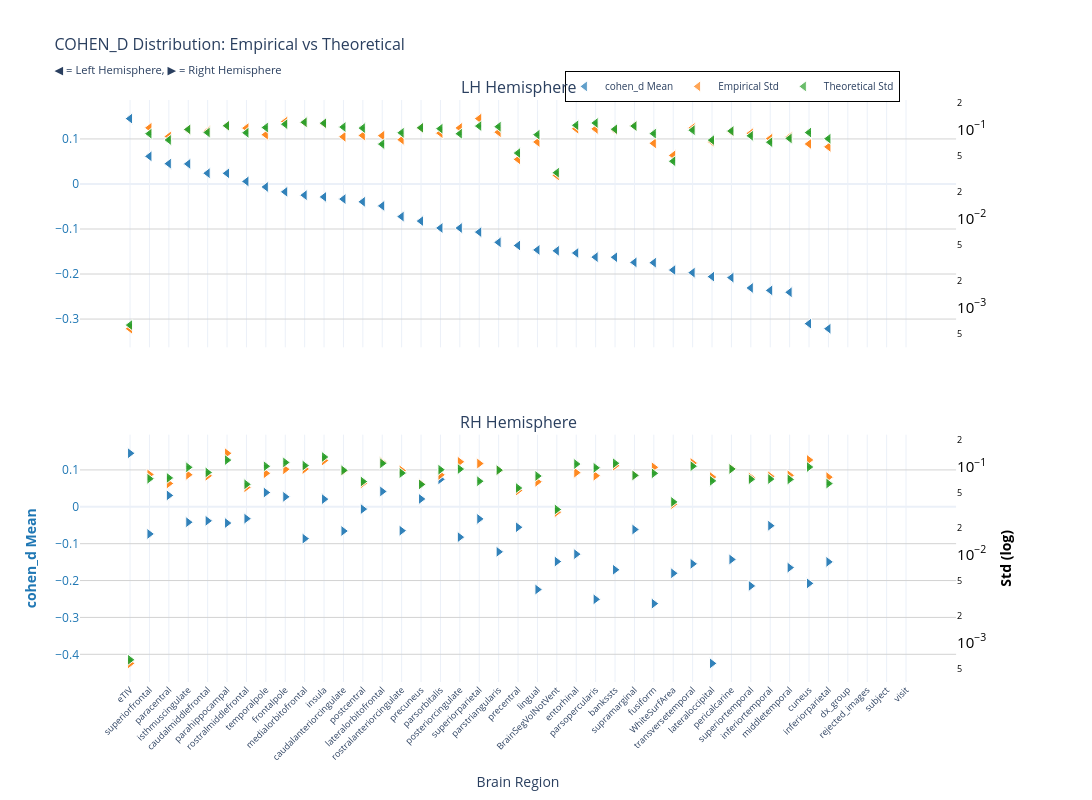
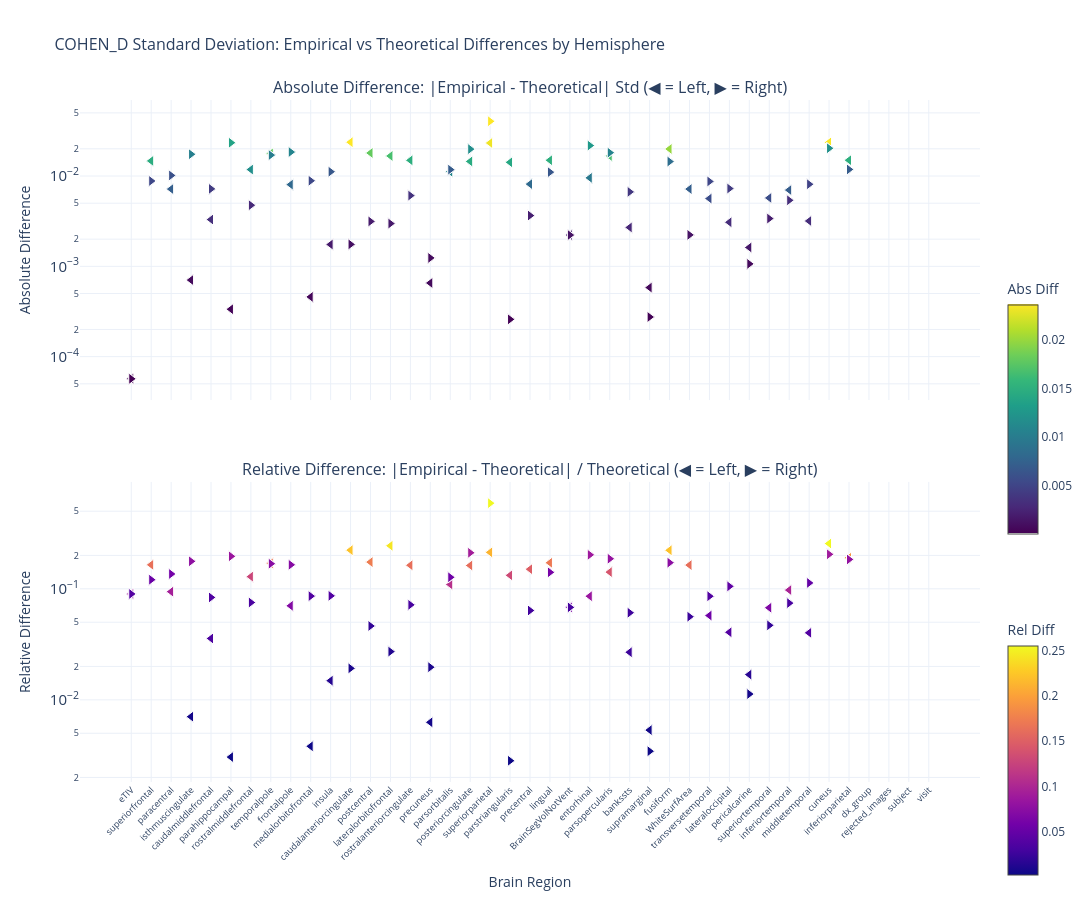

Source (notebook cell) for these figures, in order:
### Markdown cell above
### Cohen's d

### Code cell
nu_nav = df_npvr[(df_npvr["study"] == "longitudinal") & (df_npvr["group"] == "HC-PD")]
data_path = stats_dir / f"cohen_d_longitudinal_{METRIC}.parquet"
df, stats = get_test_stats(
    data_path, stat_functions_F, nu_nav, hemisphere=True, study="longitudinal"
)
show_figure(
    stats, hemisphere=True, stat_name="cohen_d", study="longitudinal", metric=METRIC
)

### Figure 1 — Plotly figure (JSON) as saved in the notebook; plotly's stock layout.template omitted (floating-point values rounded to 4 significant figures)
{"data": [{"hovertemplate": "<b>%{x}</b><br>Mean cohen_d: %{y:.2f}<br><extra></extra>", "legendgroup": "mean", "marker": {"color": "#1f77b4", "line": {"color": "white", "width": 1}, "opacity": 0.7, "size": 10, "symbol": "triangle-left"}, "mode": "markers", "name": "cohen_d Mean", "showlegend": true, "type": "scatter", "x": ["eTIV", "eTIV", "superiorfrontal", "superiorfrontal", "paracentral", "paracentral", "isthmuscingulate", "isthmuscingulate", "caudalmiddlefrontal", "caudalmiddlefrontal", "parahippocampal", "parahippocampal", "rostralmiddlefrontal", "rostralmiddlefrontal", "temporalpole", "temporalpole", "frontalpole", "frontalpole", "medialorbitofrontal", "medialorbitofrontal", "insula", "insula", "caudalanteriorcingulate", "caudalanteriorcingulate", "postcentral", "postcentral", "lateralorbitofrontal", "lateralorbitofrontal", "rostralanteriorcingulate", "rostralanteriorcingulate", "precuneus", "precuneus", "parsorbitalis", "parsorbitalis", "posteriorcingulate", "posteriorcingulate", "superiorparietal", "superiorparietal", "parstriangularis", "parstriangularis", "precentral", "precentral", "lingual", "lingual", "BrainSegVolNotVent", "BrainSegVolNotVent", "entorhinal", "entorhinal", "parsopercularis", "parsopercularis", "bankssts", "bankssts", "supramarginal", "supramarginal", "fusiform", "fusiform", "WhiteSurfArea", "WhiteSurfArea", "transversetemporal", "transversetemporal", "lateraloccipital", "lateraloccipital", "pericalcarine", "pericalcarine", "superiortemporal", "superiortemporal", "inferiortemporal", "inferiortemporal", "middletemporal", "middletemporal", "cuneus", "cuneus", "inferiorparietal", "inferiorparietal", "dx_group", "rejected_images", "subject", "visit"], "xaxis": "x", "y": [0.1452, 0.1452, 0.06137, 0.06137, 0.04514, 0.04514, 0.04462, 0.04462, 0.02393, 0.02393, 0.02367, 0.02367, 0.005677, 0.005677, -0.006589, -0.006589, -0.01745, -0.01745, -0.02482, -0.02482, -0.02873, -0.02873, -0.03349, -0.03349, -0.03959, -0.03959, -0.04867, -0.04867, -0.07246, -0.07246, -0.08241, -0.08241, -0.09775, -0.09775, -0.09783, -0.09783, -0.1069, -0.1069, -0.1296, -0.1296, -0.1366, -0.1366, -0.1465, -0.1465, -0.1484, -0.1484, -0.1532, -0.1532, -0.1624, -0.1624, -0.1627, -0.1627, -0.1742, -0.1742, -0.1748, -0.1748, -0.1911, -0.1911, -0.1969, -0.1969, -0.2058, -0.2058, -0.208, -0.208, -0.2309, -0.2309, -0.2363, -0.2363, -0.2405, -0.2405, -0.3102, -0.3102, -0.3215, -0.3215, NaN, NaN, NaN, NaN], "yaxis": "y"}, {"hovertemplate": "<b>%{x}</b><br>Empirical Std: %{y:.3f}<br><extra></extra>", "legendgroup": "empirical", "marker": {"color": "#ff7f0e", "line": {"color": "white", "width": 1}, "opacity": 0.7, "size": 10, "symbol": "triangle-left"}, "mode": "markers", "name": "Empirical Std", "showlegend": true, "type": "scatter", "x": ["eTIV", "eTIV", "superiorfrontal", "superiorfrontal", "paracentral", "paracentral", "isthmuscingulate", "isthmuscingulate", "caudalmiddlefrontal", "caudalmiddlefrontal", "parahippocampal", "parahippocampal", "rostralmiddlefrontal", "rostralmiddlefrontal", "temporalpole", "temporalpole", "frontalpole", "frontalpole", "medialorbitofrontal", "medialorbitofrontal", "insula", "insula", "caudalanteriorcingulate", "caudalanteriorcingulate", "postcentral", "postcentral", "lateralorbitofrontal", "lateralorbitofrontal", "rostralanteriorcingulate", "rostralanteriorcingulate", "precuneus", "precuneus", "parsorbitalis", "parsorbitalis", "posteriorcingulate", "posteriorcingulate", "superiorparietal", "superiorparietal", "parstriangularis", "parstriangularis", "precentral", "precentral", "lingual", "lingual", "BrainSegVolNotVent", "BrainSegVolNotVent", "entorhinal", "entorhinal", "parsopercularis", "parsopercularis", "bankssts", "bankssts", "supramarginal", "supramarginal", "fusiform", "fusiform", "WhiteSurfArea", "WhiteSurfArea", "transversetemporal", "transversetemporal", "lateraloccipital", "lateraloccipital", "pericalcarine", "pericalcarine", "superiortemporal", "superiortemporal", "inferiortemporal", "inferiortemporal", "middletemporal", "middletemporal", "cuneus", "cuneus", "inferiorparietal", "inferiorparietal", "dx_group", "rejected_images", "subject", "visit"], "xaxis": "x", "y": [0.0005753, 0.0005753, 0.1041, 0.1041, 0.08318, 0.08318, 0.09916, 0.09916, 0.09554, 0.09554, 0.1101, 0.1101, 0.1033, 0.1033, 0.08713, 0.08713, 0.1223, 0.1223, 0.1196, 0.1196, 0.1155, 0.1155, 0.08251, 0.08251, 0.08536, 0.08536, 0.08493, 0.08493, 0.07657, 0.07657, 0.1035, 0.1035, 0.09071, 0.09071, 0.1039, 0.1039, 0.1321, 0.1321, 0.093, 0.093, 0.04602, 0.04602, 0.07216, 0.07216, 0.03039, 0.03039, 0.1016, 0.1016, 0.1012, 0.1012, 0.09769, 0.09769, 0.1095, 0.1095, 0.06967, 0.06967, 0.05101, 0.05101, 0.1036, 0.1036, 0.07264, 0.07264, 0.09421, 0.09421, 0.09036, 0.09036, 0.07871, 0.07871, 0.08229, 0.08229, 0.06856, 0.06856, 0.06358, 0.06358, NaN, NaN, NaN, NaN], "yaxis": "y2"}, {"error_y": {"array": [1.256e-05, 1.256e-05, 0.001776, 0.001776, 0.00151, 0.00151, 0.001984, 0.001984, 0.001833, 0.001833, 0.002181, 0.002181, 0.001819, 0.001819, 0.002085, 0.002085, 0.00227, 0.00227, 0.002386, 0.002386, 0.002329, 0.002329, 0.00211, 0.00211, 0.002054, 0.002054, 0.001356, 0.001356, 0.001818, 0.001818, 0.00207, 0.00207, 0.002024, 0.002024, 0.001775, 0.001775, 0.002163, 0.002163, 0.00213, 0.00213, 0.001076, 0.001076, 0.001731, 0.001731, 0.000648, 0.000648, 0.002209, 0.002209, 0.002343, 0.002343, 0.001995, 0.001995, 0.002164, 0.002164, 0.00178, 0.00178, 0.0008711, 0.0008711, 0.001947, 0.001947, 0.001504, 0.001504, 0.001904, 0.001904, 0.001682, 0.001682, 0.001425, 0.001425, 0.001572, 0.001572, 0.00183, 0.00183, 0.001561, 0.001561, NaN, NaN, NaN, NaN], "arrayminus": [1.231e-05, 1.231e-05, 0.001741, 0.001741, 0.00148, 0.00148, 0.001945, 0.001945, 0.001796, 0.001796, 0.002138, 0.002138, 0.001783, 0.001783, 0.002043, 0.002043, 0.002225, 0.002225, 0.002339, 0.002339, 0.002283, 0.002283, 0.002068, 0.002068, 0.002013, 0.002013, 0.00133, 0.00133, 0.001782, 0.001782, 0.002029, 0.002029, 0.001984, 0.001984, 0.00174, 0.00174, 0.002121, 0.002121, 0.002087, 0.002087, 0.001055, 0.001055, 0.001696, 0.001696, 0.0006352, 0.0006352, 0.002165, 0.002165, 0.002296, 0.002296, 0.001955, 0.001955, 0.002122, 0.002122, 0.001745, 0.001745, 0.0008538, 0.0008538, 0.001908, 0.001908, 0.001475, 0.001475, 0.001866, 0.001866, 0.001648, 0.001648, 0.001397, 0.001397, 0.001541, 0.001541, 0.001794, 0.001794, 0.00153, 0.00153, NaN, NaN, NaN, NaN], "color": "#2ca02c", "thickness": 1, "type": "data", "visible": true, "width": 2}, "hovertemplate": "<b>%{x}</b><br>Theoretical Std: %{y:.3f}<br><extra></extra>", "legendgroup": "theoretical", "marker": {"color": "#2ca02c", "line": {"color": "white", "width": 1}, "opacity": 0.7, "size": 10, "symbol": "triangle-left"}, "mode": "markers", "name": "Theoretical Std", "showlegend": true, "type": "scatter", "x": ["eTIV", "eTIV", "superiorfrontal", "superiorfrontal", "paracentral", "paracentral", "isthmuscingulate", "isthmuscingulate", "caudalmiddlefrontal", "caudalmiddlefrontal", "parahippocampal", "parahippocampal", "rostralmiddlefrontal", "rostralmiddlefrontal", "temporalpole", "temporalpole", "frontalpole", "frontalpole", "medialorbitofrontal", "medialorbitofrontal", "insula", "insula", "caudalanteriorcingulate", "caudalanteriorcingulate", "postcentral", "postcentral", "lateralorbitofrontal", "lateralorbitofrontal", "rostralanteriorcingulate", "rostralanteriorcingulate", "precuneus", "precuneus", "parsorbitalis", "parsorbitalis", "posteriorcingulate", "posteriorcingulate", "superiorparietal", "superiorparietal", "parstriangularis", "parstriangularis", "precentral", "precentral", "lingual", "lingual", "BrainSegVolNotVent", "BrainSegVolNotVent", "entorhinal", "entorhinal", "parsopercularis", "parsopercularis", "bankssts", "bankssts", "supramarginal", "supramarginal", "fusiform", "fusiform", "WhiteSurfArea", "WhiteSurfArea", "transversetemporal", "transversetemporal", "lateraloccipital", "lateraloccipital", "pericalcarine", "pericalcarine", "superiortemporal", "superiortemporal", "inferiortemporal", "inferiortemporal", "middletemporal", "middletemporal", "cuneus", "cuneus", "inferiorparietal", "inferiorparietal", "dx_group", "rejected_images", "subject", "visit"], "xaxis": "x", "y": [0.0006321, 0.0006321, 0.08939, 0.08939, 0.07601, 0.07601, 0.09986, 0.09986, 0.09224, 0.09224, 0.1098, 0.1098, 0.09154, 0.09154, 0.1049, 0.1049, 0.1142, 0.1142, 0.1201, 0.1201, 0.1172, 0.1172, 0.1062, 0.1062, 0.1034, 0.1034, 0.06827, 0.06827, 0.09148, 0.09148, 0.1042, 0.1042, 0.1019, 0.1019, 0.08936, 0.08936, 0.1089, 0.1089, 0.1072, 0.1072, 0.05416, 0.05416, 0.0871, 0.0871, 0.03261, 0.03261, 0.1112, 0.1112, 0.1179, 0.1179, 0.1004, 0.1004, 0.1089, 0.1089, 0.0896, 0.0896, 0.04384, 0.04384, 0.09797, 0.09797, 0.07572, 0.07572, 0.09583, 0.09583, 0.08464, 0.08464, 0.07172, 0.07172, 0.07911, 0.07911, 0.09211, 0.09211, 0.07854, 0.07854, NaN, NaN, NaN, NaN], "yaxis": "y2"}, {"hovertemplate": "<b>%{x}</b><br>Mean cohen_d: %{y:.2f}<br><extra></extra>", "legendgroup": "mean", "marker": {"color": "#1f77b4", "line": {"color": "white", "width": 1}, "opacity": 0.7, "size": 10, "symbol": "triangle-right"}, "mode": "markers", "name": "cohen_d Mean", "showlegend": false, "type": "scatter", "x": ["eTIV", "eTIV", "parsorbitalis", "parsorbitalis", "lateralorbitofrontal", "lateralorbitofrontal", "temporalpole", "temporalpole", "paracentral", "paracentral", "frontalpole", "frontalpole", "precuneus", "precuneus", "insula", "insula", "postcentral", "postcentral", "rostralmiddlefrontal", "rostralmiddlefrontal", "superiorparietal", "superiorparietal", "caudalmiddlefrontal", "caudalmiddlefrontal", "isthmuscingulate", "isthmuscingulate", "parahippocampal", "parahippocampal", "inferiortemporal", "inferiortemporal", "precentral", "precentral", "supramarginal", "supramarginal", "rostralanteriorcingulate", "rostralanteriorcingulate", "caudalanteriorcingulate", "caudalanteriorcingulate", "superiorfrontal", "superiorfrontal", "posteriorcingulate", "posteriorcingulate", "medialorbitofrontal", "medialorbitofrontal", "parstriangularis", "parstriangularis", "entorhinal", "entorhinal", "pericalcarine", "pericalcarine", "BrainSegVolNotVent", "BrainSegVolNotVent", "inferiorparietal", "inferiorparietal", "transversetemporal", "transversetemporal", "middletemporal", "middletemporal", "bankssts", "bankssts", "WhiteSurfArea", "WhiteSurfArea", "cuneus", "cuneus", "superiortemporal", "superiortemporal", "lingual", "lingual", "parsopercularis", "parsopercularis", "fusiform", "fusiform", "lateraloccipital", "lateraloccipital", "dx_group", "rejected_images", "subject", "visit"], "xaxis": "x2", "y": [0.1452, 0.1452, 0.07448, 0.07448, 0.04164, 0.04164, 0.0387, 0.0387, 0.0309, 0.0309, 0.02706, 0.02706, 0.02128, 0.02128, 0.02078, 0.02078, -0.006245, -0.006245, -0.0321, -0.0321, -0.03281, -0.03281, -0.03803, -0.03803, -0.04176, -0.04176, -0.04407, -0.04407, -0.05124, -0.05124, -0.05547, -0.05547, -0.06159, -0.06159, -0.06471, -0.06471, -0.06564, -0.06564, -0.07361, -0.07361, -0.08225, -0.08225, -0.08635, -0.08635, -0.1221, -0.1221, -0.1284, -0.1284, -0.1428, -0.1428, -0.1484, -0.1484, -0.1494, -0.1494, -0.1547, -0.1547, -0.1649, -0.1649, -0.1707, -0.1707, -0.1803, -0.1803, -0.2077, -0.2077, -0.2146, -0.2146, -0.2243, -0.2243, -0.2509, -0.2509, -0.2625, -0.2625, -0.4246, -0.4246, NaN, NaN, NaN, NaN], "yaxis": "y3"}, {"hovertemplate": "<b>%{x}</b><br>Empirical Std: %{y:.3f}<br><extra></extra>", "legendgroup": "empirical", "marker": {"color": "#ff7f0e", "line": {"color": "white", "width": 1}, "opacity": 0.7, "size": 10, "symbol": "triangle-right"}, "mode": "markers", "name": "Empirical Std", "showlegend": false, "type": "scatter", "x": ["eTIV", "eTIV", "parsorbitalis", "parsorbitalis", "lateralorbitofrontal", "lateralorbitofrontal", "temporalpole", "temporalpole", "paracentral", "paracentral", "frontalpole", "frontalpole", "precuneus", "precuneus", "insula", "insula", "postcentral", "postcentral", "rostralmiddlefrontal", "rostralmiddlefrontal", "superiorparietal", "superiorparietal", "caudalmiddlefrontal", "caudalmiddlefrontal", "isthmuscingulate", "isthmuscingulate", "parahippocampal", "parahippocampal", "inferiortemporal", "inferiortemporal", "precentral", "precentral", "supramarginal", "supramarginal", "rostralanteriorcingulate", "rostralanteriorcingulate", "caudalanteriorcingulate", "caudalanteriorcingulate", "superiorfrontal", "superiorfrontal", "posteriorcingulate", "posteriorcingulate", "medialorbitofrontal", "medialorbitofrontal", "parstriangularis", "parstriangularis", "entorhinal", "entorhinal", "pericalcarine", "pericalcarine", "BrainSegVolNotVent", "BrainSegVolNotVent", "inferiorparietal", "inferiorparietal", "transversetemporal", "transversetemporal", "middletemporal", "middletemporal", "bankssts", "bankssts", "WhiteSurfArea", "WhiteSurfArea", "cuneus", "cuneus", "superiortemporal", "superiortemporal", "lingual", "lingual", "parsopercularis", "parsopercularis", "fusiform", "fusiform", "lateraloccipital", "lateraloccipital", "dx_group", "rejected_images", "subject", "visit"], "xaxis": "x2", "y": [0.0005753, 0.0005753, 0.08079, 0.08079, 0.1123, 0.1123, 0.08421, 0.08421, 0.06447, 0.06447, 0.09352, 0.09352, 0.06415, 0.06415, 0.1179, 0.1179, 0.06474, 0.06474, 0.05834, 0.05834, 0.1088, 0.1088, 0.0789, 0.0789, 0.08106, 0.08106, 0.1424, 0.1424, 0.07779, 0.07779, 0.05356, 0.05356, 0.07996, 0.07996, 0.09073, 0.09073, 0.08928, 0.08928, 0.08175, 0.08175, 0.1139, 0.1139, 0.09423, 0.09423, 0.09121, 0.09121, 0.08567, 0.08567, 0.09536, 0.09536, 0.03039, 0.03039, 0.07613, 0.07613, 0.1102, 0.1102, 0.07988, 0.07988, 0.1028, 0.1028, 0.03751, 0.03751, 0.1195, 0.1195, 0.07544, 0.07544, 0.06736, 0.06736, 0.07906, 0.07906, 0.09852, 0.09852, 0.07632, 0.07632, NaN, NaN, NaN, NaN], "yaxis": "y4"}, {"error_y": {"array": [1.256e-05, 1.256e-05, 0.001839, 0.001839, 0.002173, 0.002173, 0.002012, 0.002012, 0.001483, 0.001483, 0.002224, 0.002224, 0.00125, 0.00125, 0.002564, 0.002564, 0.001349, 0.001349, 0.001253, 0.001253, 0.001359, 0.001359, 0.001711, 0.001711, 0.001957, 0.001957, 0.002365, 0.002365, 0.001439, 0.001439, 0.001137, 0.001137, 0.001583, 0.001583, 0.001682, 0.001682, 0.001809, 0.001809, 0.001449, 0.001449, 0.001869, 0.001869, 0.002048, 0.002048, 0.001817, 0.001817, 0.002134, 0.002134, 0.001874, 0.001874, 0.000648, 0.000648, 0.001278, 0.001278, 0.002017, 0.002017, 0.001426, 0.001426, 0.002176, 0.002176, 0.0007895, 0.0007895, 0.001972, 0.001972, 0.001432, 0.001432, 0.001558, 0.001558, 0.001931, 0.001931, 0.00167, 0.00167, 0.001372, 0.001372, NaN, NaN, NaN, NaN], "arrayminus": [1.231e-05, 1.231e-05, 0.001802, 0.001802, 0.00213, 0.00213, 0.001972, 0.001972, 0.001453, 0.001453, 0.00218, 0.00218, 0.001225, 0.001225, 0.002513, 0.002513, 0.001322, 0.001322, 0.001229, 0.001229, 0.001332, 0.001332, 0.001677, 0.001677, 0.001918, 0.001918, 0.002318, 0.002318, 0.00141, 0.00141, 0.001114, 0.001114, 0.001552, 0.001552, 0.001649, 0.001649, 0.001773, 0.001773, 0.001421, 0.001421, 0.001832, 0.001832, 0.002008, 0.002008, 0.001781, 0.001781, 0.002092, 0.002092, 0.001836, 0.001836, 0.0006352, 0.0006352, 0.001252, 0.001252, 0.001977, 0.001977, 0.001398, 0.001398, 0.002133, 0.002133, 0.0007739, 0.0007739, 0.001932, 0.001932, 0.001403, 0.001403, 0.001527, 0.001527, 0.001893, 0.001893, 0.001637, 0.001637, 0.001345, 0.001345, NaN, NaN, NaN, NaN], "color": "#2ca02c", "thickness": 1, "type": "data", "visible": true, "width": 2}, "hovertemplate": "<b>%{x}</b><br>Theoretical Std: %{y:.3f}<br><extra></extra>", "legendgroup": "theoretical", "marker": {"color": "#2ca02c", "line": {"color": "white", "width": 1}, "opacity": 0.7, "size": 10, "symbol": "triangle-right"}, "mode": "markers", "name": "Theoretical Std", "showlegend": false, "type": "scatter", "x": ["eTIV", "eTIV", "parsorbitalis", "parsorbitalis", "lateralorbitofrontal", "lateralorbitofrontal", "temporalpole", "temporalpole", "paracentral", "paracentral", "frontalpole", "frontalpole", "precuneus", "precuneus", "insula", "insula", "postcentral", "postcentral", "rostralmiddlefrontal", "rostralmiddlefrontal", "superiorparietal", "superiorparietal", "caudalmiddlefrontal", "caudalmiddlefrontal", "isthmuscingulate", "isthmuscingulate", "parahippocampal", "parahippocampal", "inferiortemporal", "inferiortemporal", "precentral", "precentral", "supramarginal", "supramarginal", "rostralanteriorcingulate", "rostralanteriorcingulate", "caudalanteriorcingulate", "caudalanteriorcingulate", "superiorfrontal", "superiorfrontal", "posteriorcingulate", "posteriorcingulate", "medialorbitofrontal", "medialorbitofrontal", "parstriangularis", "parstriangularis", "entorhinal", "entorhinal", "pericalcarine", "pericalcarine", "BrainSegVolNotVent", "BrainSegVolNotVent", "inferiorparietal", "inferiorparietal", "transversetemporal", "transversetemporal", "middletemporal", "middletemporal", "bankssts", "bankssts", "WhiteSurfArea", "WhiteSurfArea", "cuneus", "cuneus", "superiortemporal", "superiortemporal", "lingual", "lingual", "parsopercularis", "parsopercularis", "fusiform", "fusiform", "lateraloccipital", "lateraloccipital", "dx_group", "rejected_images", "subject", "visit"], "xaxis": "x2", "y": [0.0006321, 0.0006321, 0.09255, 0.09255, 0.1094, 0.1094, 0.1012, 0.1012, 0.07462, 0.07462, 0.1119, 0.1119, 0.06291, 0.06291, 0.129, 0.129, 0.06788, 0.06788, 0.06309, 0.06309, 0.06838, 0.06838, 0.0861, 0.0861, 0.09848, 0.09848, 0.119, 0.119, 0.0724, 0.0724, 0.05721, 0.05721, 0.07969, 0.07969, 0.08466, 0.08466, 0.09103, 0.09103, 0.07294, 0.07294, 0.09405, 0.09405, 0.1031, 0.1031, 0.09147, 0.09147, 0.1074, 0.1074, 0.0943, 0.0943, 0.03261, 0.03261, 0.0643, 0.0643, 0.1015, 0.1015, 0.07177, 0.07177, 0.1095, 0.1095, 0.03974, 0.03974, 0.09923, 0.09923, 0.07206, 0.07206, 0.0784, 0.0784, 0.09719, 0.09719, 0.08407, 0.08407, 0.06905, 0.06905, NaN, NaN, NaN, NaN], "yaxis": "y4"}], "layout": {"annotations": [{"font": {"size": 16}, "showarrow": false, "text": "LH Hemisphere", "x": 0.47, "xanchor": "center", "xref": "paper", "y": 1, "yanchor": "bottom", "yref": "paper"}, {"font": {"size": 16}, "showarrow": false, "text": "RH Hemisphere", "x": 0.47, "xanchor": "center", "xref": "paper", "y": 0.425, "yanchor": "bottom", "yref": "paper"}], "height": 800, "hovermode": "x", "legend": {"bgcolor": "rgba(255, 255, 255, 0.9)", "bordercolor": "black", "borderwidth": 1, "font": {"size": 10}, "orientation": "h", "x": 0.7, "xanchor": "center", "y": 1.05}, "title": {"font": {"size": 16}, "text": "COHEN_D Distribution: Empirical vs Theoretical<br><sub>◀ = Left Hemisphere, ▶ = Right Hemisphere</sub>"}, "width": 1400, "xaxis": {"anchor": "y", "domain": [0, 0.94], "matches": "x2", "showticklabels": false}, "xaxis2": {"anchor": "y3", "domain": [0, 0.94], "tickangle": -45, "tickfont": {"size": 9}, "title": {"text": "Brain Region"}}, "yaxis": {"anchor": "x", "domain": [0.575, 1], "gridcolor": "lightgray", "showgrid": true, "tickfont": {"color": "#1f77b4"}, "title": {"font": {"color": "#1f77b4"}, "text": ""}}, "yaxis2": {"anchor": "x", "exponentformat": "power", "overlaying": "y", "showgrid": false, "side": "right", "tickfont": {"color": "black"}, "title": {"font": {"color": "black"}, "text": ""}, "type": "log"}, "yaxis3": {"anchor": "x2", "domain": [0, 0.425], "gridcolor": "lightgray", "showgrid": true, "tickfont": {"color": "#1f77b4"}, "title": {"font": {"color": "#1f77b4"}, "text": "<b>cohen_d Mean</b>"}}, "yaxis4": {"anchor": "x2", "exponentformat": "power", "overlaying": "y3", "showgrid": false, "side": "right", "tickfont": {"color": "black"}, "title": {"font": {"color": "black"}, "text": "<b>Std (log)</b>"}, "type": "log"}}}

### Figure 2 — Plotly figure (JSON) as saved in the notebook; plotly's stock layout.template omitted (floating-point values rounded to 4 significant figures)
{"data": [{"hovertemplate": "<b>%{x}</b><br>Hemisphere: %{text}<br>Abs Diff: %{y:.4f}<br><extra></extra>", "legendgroup": "abs_lh", "marker": {"color": [5.68e-05, 5.68e-05, 0.01469, 0.01469, 0.007165, 0.007165, 0.0007044, 0.0007044, 0.003294, 0.003294, 0.000335, 0.000335, 0.01178, 0.01178, 0.01778, 0.01778, 0.008029, 0.008029, 0.0004585, 0.0004585, 0.001744, 0.001744, 0.02368, 0.02368, 0.01799, 0.01799, 0.01666, 0.01666, 0.01491, 0.01491, 0.0006539, 0.0006539, 0.01116, 0.01116, 0.0145, 0.0145, 0.02319, 0.02319, 0.01418, 0.01418, 0.008133, 0.008133, 0.01495, 0.01495, 0.002219, 0.002219, 0.009537, 0.009537, 0.01667, 0.01667, 0.002695, 0.002695, 0.0005817, 0.0005817, 0.01993, 0.01993, 0.007169, 0.007169, 0.005627, 0.005627, 0.003074, 0.003074, 0.001617, 0.001617, 0.005718, 0.005718, 0.006986, 0.006986, 0.003175, 0.003175, 0.02354, 0.02354, 0.01496, 0.01496, NaN, NaN, NaN, NaN], "colorbar": {"len": 0.4, "title": {"text": "Abs Diff"}, "y": 0.75, "yanchor": "top"}, "colorscale": [[0, "#440154"], [0.1111, "#482878"], [0.2222, "#3e4989"], [0.3333, "#31688e"], [0.4444, "#26828e"], [0.5556, "#1f9e89"], [0.6667, "#35b779"], [0.7778, "#6ece58"], [0.8889, "#b5de2b"], [1, "#fde725"]], "line": {"color": "white", "width": 1}, "showscale": true, "size": 10, "symbol": "triangle-left"}, "mode": "markers", "name": "Absolute (lh)", "showlegend": false, "text": ["lh", "lh", "lh", "lh", "lh", "lh", "lh", "lh", "lh", "lh", "lh", "lh", "lh", "lh", "lh", "lh", "lh", "lh", "lh", "lh", "lh", "lh", "lh", "lh", "lh", "lh", "lh", "lh", "lh", "lh", "lh", "lh", "lh", "lh", "lh", "lh", "lh", "lh", "lh", "lh", "lh", "lh", "lh", "lh", "lh", "lh", "lh", "lh", "lh", "lh", "lh", "lh", "lh", "lh", "lh", "lh", "lh", "lh", "lh", "lh", "lh", "lh", "lh", "lh", "lh", "lh", "lh", "lh", "lh", "lh", "lh", "lh", "lh", "lh", "lh", "lh", "lh", "lh"], "type": "scatter", "x": ["eTIV", "eTIV", "superiorfrontal", "superiorfrontal", "paracentral", "paracentral", "isthmuscingulate", "isthmuscingulate", "caudalmiddlefrontal", "caudalmiddlefrontal", "parahippocampal", "parahippocampal", "rostralmiddlefrontal", "rostralmiddlefrontal", "temporalpole", "temporalpole", "frontalpole", "frontalpole", "medialorbitofrontal", "medialorbitofrontal", "insula", "insula", "caudalanteriorcingulate", "caudalanteriorcingulate", "postcentral", "postcentral", "lateralorbitofrontal", "lateralorbitofrontal", "rostralanteriorcingulate", "rostralanteriorcingulate", "precuneus", "precuneus", "parsorbitalis", "parsorbitalis", "posteriorcingulate", "posteriorcingulate", "superiorparietal", "superiorparietal", "parstriangularis", "parstriangularis", "precentral", "precentral", "lingual", "lingual", "BrainSegVolNotVent", "BrainSegVolNotVent", "entorhinal", "entorhinal", "parsopercularis", "parsopercularis", "bankssts", "bankssts", "supramarginal", "supramarginal", "fusiform", "fusiform", "WhiteSurfArea", "WhiteSurfArea", "transversetemporal", "transversetemporal", "lateraloccipital", "lateraloccipital", "pericalcarine", "pericalcarine", "superiortemporal", "superiortemporal", "inferiortemporal", "inferiortemporal", "middletemporal", "middletemporal", "cuneus", "cuneus", "inferiorparietal", "inferiorparietal", "dx_group", "rejected_images", "subject", "visit"], "xaxis": "x", "y": [5.68e-05, 5.68e-05, 0.01469, 0.01469, 0.007165, 0.007165, 0.0007044, 0.0007044, 0.003294, 0.003294, 0.000335, 0.000335, 0.01178, 0.01178, 0.01778, 0.01778, 0.008029, 0.008029, 0.0004585, 0.0004585, 0.001744, 0.001744, 0.02368, 0.02368, 0.01799, 0.01799, 0.01666, 0.01666, 0.01491, 0.01491, 0.0006539, 0.0006539, 0.01116, 0.01116, 0.0145, 0.0145, 0.02319, 0.02319, 0.01418, 0.01418, 0.008133, 0.008133, 0.01495, 0.01495, 0.002219, 0.002219, 0.009537, 0.009537, 0.01667, 0.01667, 0.002695, 0.002695, 0.0005817, 0.0005817, 0.01993, 0.01993, 0.007169, 0.007169, 0.005627, 0.005627, 0.003074, 0.003074, 0.001617, 0.001617, 0.005718, 0.005718, 0.006986, 0.006986, 0.003175, 0.003175, 0.02354, 0.02354, 0.01496, 0.01496, NaN, NaN, NaN, NaN], "yaxis": "y"}, {"hovertemplate": "<b>%{x}</b><br>Hemisphere: %{text}<br>Rel Diff: %{y:.2%}<br><extra></extra>", "legendgroup": "rel_lh", "marker": {"color": [0.08986, 0.08986, 0.1644, 0.1644, 0.09427, 0.09427, 0.007054, 0.007054, 0.03572, 0.03572, 0.003052, 0.003052, 0.1287, 0.1287, 0.1695, 0.1695, 0.07028, 0.07028, 0.003818, 0.003818, 0.01488, 0.01488, 0.223, 0.223, 0.174, 0.174, 0.2441, 0.2441, 0.163, 0.163, 0.006278, 0.006278, 0.1096, 0.1096, 0.1623, 0.1623, 0.2129, 0.2129, 0.1323, 0.1323, 0.1502, 0.1502, 0.1716, 0.1716, 0.06805, 0.06805, 0.08579, 0.08579, 0.1414, 0.1414, 0.02685, 0.02685, 0.00534, 0.00534, 0.2224, 0.2224, 0.1635, 0.1635, 0.05744, 0.05744, 0.0406, 0.0406, 0.01688, 0.01688, 0.06756, 0.06756, 0.09739, 0.09739, 0.04013, 0.04013, 0.2556, 0.2556, 0.1904, 0.1904, NaN, NaN, NaN, NaN], "colorbar": {"len": 0.4, "title": {"text": "Rel Diff"}, "y": 0.25, "yanchor": "top"}, "colorscale": [[0, "#0d0887"], [0.1111, "#46039f"], [0.2222, "#7201a8"], [0.3333, "#9c179e"], [0.4444, "#bd3786"], [0.5556, "#d8576b"], [0.6667, "#ed7953"], [0.7778, "#fb9f3a"], [0.8889, "#fdca26"], [1, "#f0f921"]], "line": {"color": "white", "width": 1}, "showscale": true, "size": 10, "symbol": "triangle-left"}, "mode": "markers", "name": "Relative (lh)", "showlegend": false, "text": ["lh", "lh", "lh", "lh", "lh", "lh", "lh", "lh", "lh", "lh", "lh", "lh", "lh", "lh", "lh", "lh", "lh", "lh", "lh", "lh", "lh", "lh", "lh", "lh", "lh", "lh", "lh", "lh", "lh", "lh", "lh", "lh", "lh", "lh", "lh", "lh", "lh", "lh", "lh", "lh", "lh", "lh", "lh", "lh", "lh", "lh", "lh", "lh", "lh", "lh", "lh", "lh", "lh", "lh", "lh", "lh", "lh", "lh", "lh", "lh", "lh", "lh", "lh", "lh", "lh", "lh", "lh", "lh", "lh", "lh", "lh", "lh", "lh", "lh", "lh", "lh", "lh", "lh"], "type": "scatter", "x": ["eTIV", "eTIV", "superiorfrontal", "superiorfrontal", "paracentral", "paracentral", "isthmuscingulate", "isthmuscingulate", "caudalmiddlefrontal", "caudalmiddlefrontal", "parahippocampal", "parahippocampal", "rostralmiddlefrontal", "rostralmiddlefrontal", "temporalpole", "temporalpole", "frontalpole", "frontalpole", "medialorbitofrontal", "medialorbitofrontal", "insula", "insula", "caudalanteriorcingulate", "caudalanteriorcingulate", "postcentral", "postcentral", "lateralorbitofrontal", "lateralorbitofrontal", "rostralanteriorcingulate", "rostralanteriorcingulate", "precuneus", "precuneus", "parsorbitalis", "parsorbitalis", "posteriorcingulate", "posteriorcingulate", "superiorparietal", "superiorparietal", "parstriangularis", "parstriangularis", "precentral", "precentral", "lingual", "lingual", "BrainSegVolNotVent", "BrainSegVolNotVent", "entorhinal", "entorhinal", "parsopercularis", "parsopercularis", "bankssts", "bankssts", "supramarginal", "supramarginal", "fusiform", "fusiform", "WhiteSurfArea", "WhiteSurfArea", "transversetemporal", "transversetemporal", "lateraloccipital", "lateraloccipital", "pericalcarine", "pericalcarine", "superiortemporal", "superiortemporal", "inferiortemporal", "inferiortemporal", "middletemporal", "middletemporal", "cuneus", "cuneus", "inferiorparietal", "inferiorparietal", "dx_group", "rejected_images", "subject", "visit"], "xaxis": "x2", "y": [0.08986, 0.08986, 0.1644, 0.1644, 0.09427, 0.09427, 0.007054, 0.007054, 0.03572, 0.03572, 0.003052, 0.003052, 0.1287, 0.1287, 0.1695, 0.1695, 0.07028, 0.07028, 0.003818, 0.003818, 0.01488, 0.01488, 0.223, 0.223, 0.174, 0.174, 0.2441, 0.2441, 0.163, 0.163, 0.006278, 0.006278, 0.1096, 0.1096, 0.1623, 0.1623, 0.2129, 0.2129, 0.1323, 0.1323, 0.1502, 0.1502, 0.1716, 0.1716, 0.06805, 0.06805, 0.08579, 0.08579, 0.1414, 0.1414, 0.02685, 0.02685, 0.00534, 0.00534, 0.2224, 0.2224, 0.1635, 0.1635, 0.05744, 0.05744, 0.0406, 0.0406, 0.01688, 0.01688, 0.06756, 0.06756, 0.09739, 0.09739, 0.04013, 0.04013, 0.2556, 0.2556, 0.1904, 0.1904, NaN, NaN, NaN, NaN], "yaxis": "y2"}, {"hovertemplate": "<b>%{x}</b><br>Hemisphere: %{text}<br>Abs Diff: %{y:.4f}<br><extra></extra>", "legendgroup": "abs_rh", "marker": {"color": [5.68e-05, 5.68e-05, 0.01176, 0.01176, 0.002974, 0.002974, 0.01704, 0.01704, 0.01015, 0.01015, 0.01841, 0.01841, 0.001238, 0.001238, 0.01115, 0.01115, 0.003141, 0.003141, 0.00475, 0.00475, 0.04038, 0.04038, 0.007201, 0.007201, 0.01741, 0.01741, 0.02335, 0.02335, 0.005382, 0.005382, 0.003649, 0.003649, 0.0002746, 0.0002746, 0.006069, 0.006069, 0.001749, 0.001749, 0.008807, 0.008807, 0.01985, 0.01985, 0.008858, 0.008858, 0.0002587, 0.0002587, 0.02172, 0.02172, 0.001064, 0.001064, 0.002219, 0.002219, 0.01182, 0.01182, 0.008706, 0.008706, 0.008107, 0.008107, 0.006668, 0.006668, 0.002228, 0.002228, 0.02028, 0.02028, 0.003379, 0.003379, 0.01103, 0.01103, 0.01813, 0.01813, 0.01445, 0.01445, 0.007264, 0.007264, NaN, NaN, NaN, NaN], "colorbar": {"len": 0.4, "title": {"text": "Abs Diff"}, "y": 0.75, "yanchor": "top"}, "colorscale": [[0, "#440154"], [0.1111, "#482878"], [0.2222, "#3e4989"], [0.3333, "#31688e"], [0.4444, "#26828e"], [0.5556, "#1f9e89"], [0.6667, "#35b779"], [0.7778, "#6ece58"], [0.8889, "#b5de2b"], [1, "#fde725"]], "line": {"color": "white", "width": 1}, "showscale": false, "size": 10, "symbol": "triangle-right"}, "mode": "markers", "name": "Absolute (rh)", "showlegend": false, "text": ["rh", "rh", "rh", "rh", "rh", "rh", "rh", "rh", "rh", "rh", "rh", "rh", "rh", "rh", "rh", "rh", "rh", "rh", "rh", "rh", "rh", "rh", "rh", "rh", "rh", "rh", "rh", "rh", "rh", "rh", "rh", "rh", "rh", "rh", "rh", "rh", "rh", "rh", "rh", "rh", "rh", "rh", "rh", "rh", "rh", "rh", "rh", "rh", "rh", "rh", "rh", "rh", "rh", "rh", "rh", "rh", "rh", "rh", "rh", "rh", "rh", "rh", "rh", "rh", "rh", "rh", "rh", "rh", "rh", "rh", "rh", "rh", "rh", "rh", "rh", "rh", "rh", "rh"], "type": "scatter", "x": ["eTIV", "eTIV", "parsorbitalis", "parsorbitalis", "lateralorbitofrontal", "lateralorbitofrontal", "temporalpole", "temporalpole", "paracentral", "paracentral", "frontalpole", "frontalpole", "precuneus", "precuneus", "insula", "insula", "postcentral", "postcentral", "rostralmiddlefrontal", "rostralmiddlefrontal", "superiorparietal", "superiorparietal", "caudalmiddlefrontal", "caudalmiddlefrontal", "isthmuscingulate", "isthmuscingulate", "parahippocampal", "parahippocampal", "inferiortemporal", "inferiortemporal", "precentral", "precentral", "supramarginal", "supramarginal", "rostralanteriorcingulate", "rostralanteriorcingulate", "caudalanteriorcingulate", "caudalanteriorcingulate", "superiorfrontal", "superiorfrontal", "posteriorcingulate", "posteriorcingulate", "medialorbitofrontal", "medialorbitofrontal", "parstriangularis", "parstriangularis", "entorhinal", "entorhinal", "pericalcarine", "pericalcarine", "BrainSegVolNotVent", "BrainSegVolNotVent", "inferiorparietal", "inferiorparietal", "transversetemporal", "transversetemporal", "middletemporal", "middletemporal", "bankssts", "bankssts", "WhiteSurfArea", "WhiteSurfArea", "cuneus", "cuneus", "superiortemporal", "superiortemporal", "lingual", "lingual", "parsopercularis", "parsopercularis", "fusiform", "fusiform", "lateraloccipital", "lateraloccipital", "dx_group", "rejected_images", "subject", "visit"], "xaxis": "x", "y": [5.68e-05, 5.68e-05, 0.01176, 0.01176, 0.002974, 0.002974, 0.01704, 0.01704, 0.01015, 0.01015, 0.01841, 0.01841, 0.001238, 0.001238, 0.01115, 0.01115, 0.003141, 0.003141, 0.00475, 0.00475, 0.04038, 0.04038, 0.007201, 0.007201, 0.01741, 0.01741, 0.02335, 0.02335, 0.005382, 0.005382, 0.003649, 0.003649, 0.0002746, 0.0002746, 0.006069, 0.006069, 0.001749, 0.001749, 0.008807, 0.008807, 0.01985, 0.01985, 0.008858, 0.008858, 0.0002587, 0.0002587, 0.02172, 0.02172, 0.001064, 0.001064, 0.002219, 0.002219, 0.01182, 0.01182, 0.008706, 0.008706, 0.008107, 0.008107, 0.006668, 0.006668, 0.002228, 0.002228, 0.02028, 0.02028, 0.003379, 0.003379, 0.01103, 0.01103, 0.01813, 0.01813, 0.01445, 0.01445, 0.007264, 0.007264, NaN, NaN, NaN, NaN], "yaxis": "y"}, {"hovertemplate": "<b>%{x}</b><br>Hemisphere: %{text}<br>Rel Diff: %{y:.2%}<br><extra></extra>", "legendgroup": "rel_rh", "marker": {"color": [0.08986, 0.08986, 0.127, 0.127, 0.0272, 0.0272, 0.1683, 0.1683, 0.136, 0.136, 0.1645, 0.1645, 0.01968, 0.01968, 0.08642, 0.08642, 0.04627, 0.04627, 0.0753, 0.0753, 0.5905, 0.5905, 0.08363, 0.08363, 0.1768, 0.1768, 0.1962, 0.1962, 0.07433, 0.07433, 0.06377, 0.06377, 0.003446, 0.003446, 0.07168, 0.07168, 0.01922, 0.01922, 0.1208, 0.1208, 0.211, 0.211, 0.08593, 0.08593, 0.002829, 0.002829, 0.2023, 0.2023, 0.01128, 0.01128, 0.06805, 0.06805, 0.1839, 0.1839, 0.08575, 0.08575, 0.113, 0.113, 0.0609, 0.0609, 0.05606, 0.05606, 0.2044, 0.2044, 0.04689, 0.04689, 0.1407, 0.1407, 0.1865, 0.1865, 0.1719, 0.1719, 0.1052, 0.1052, NaN, NaN, NaN, NaN], "colorbar": {"len": 0.4, "title": {"text": "Rel Diff"}, "y": 0.25, "yanchor": "top"}, "colorscale": [[0, "#0d0887"], [0.1111, "#46039f"], [0.2222, "#7201a8"], [0.3333, "#9c179e"], [0.4444, "#bd3786"], [0.5556, "#d8576b"], [0.6667, "#ed7953"], [0.7778, "#fb9f3a"], [0.8889, "#fdca26"], [1, "#f0f921"]], "line": {"color": "white", "width": 1}, "showscale": false, "size": 10, "symbol": "triangle-right"}, "mode": "markers", "name": "Relative (rh)", "showlegend": false, "text": ["rh", "rh", "rh", "rh", "rh", "rh", "rh", "rh", "rh", "rh", "rh", "rh", "rh", "rh", "rh", "rh", "rh", "rh", "rh", "rh", "rh", "rh", "rh", "rh", "rh", "rh", "rh", "rh", "rh", "rh", "rh", "rh", "rh", "rh", "rh", "rh", "rh", "rh", "rh", "rh", "rh", "rh", "rh", "rh", "rh", "rh", "rh", "rh", "rh", "rh", "rh", "rh", "rh", "rh", "rh", "rh", "rh", "rh", "rh", "rh", "rh", "rh", "rh", "rh", "rh", "rh", "rh", "rh", "rh", "rh", "rh", "rh", "rh", "rh", "rh", "rh", "rh", "rh"], "type": "scatter", "x": ["eTIV", "eTIV", "parsorbitalis", "parsorbitalis", "lateralorbitofrontal", "lateralorbitofrontal", "temporalpole", "temporalpole", "paracentral", "paracentral", "frontalpole", "frontalpole", "precuneus", "precuneus", "insula", "insula", "postcentral", "postcentral", "rostralmiddlefrontal", "rostralmiddlefrontal", "superiorparietal", "superiorparietal", "caudalmiddlefrontal", "caudalmiddlefrontal", "isthmuscingulate", "isthmuscingulate", "parahippocampal", "parahippocampal", "inferiortemporal", "inferiortemporal", "precentral", "precentral", "supramarginal", "supramarginal", "rostralanteriorcingulate", "rostralanteriorcingulate", "caudalanteriorcingulate", "caudalanteriorcingulate", "superiorfrontal", "superiorfrontal", "posteriorcingulate", "posteriorcingulate", "medialorbitofrontal", "medialorbitofrontal", "parstriangularis", "parstriangularis", "entorhinal", "entorhinal", "pericalcarine", "pericalcarine", "BrainSegVolNotVent", "BrainSegVolNotVent", "inferiorparietal", "inferiorparietal", "transversetemporal", "transversetemporal", "middletemporal", "middletemporal", "bankssts", "bankssts", "WhiteSurfArea", "WhiteSurfArea", "cuneus", "cuneus", "superiortemporal", "superiortemporal", "lingual", "lingual", "parsopercularis", "parsopercularis", "fusiform", "fusiform", "lateraloccipital", "lateraloccipital", "dx_group", "rejected_images", "subject", "visit"], "xaxis": "x2", "y": [0.08986, 0.08986, 0.127, 0.127, 0.0272, 0.0272, 0.1683, 0.1683, 0.136, 0.136, 0.1645, 0.1645, 0.01968, 0.01968, 0.08642, 0.08642, 0.04627, 0.04627, 0.0753, 0.0753, 0.5905, 0.5905, 0.08363, 0.08363, 0.1768, 0.1768, 0.1962, 0.1962, 0.07433, 0.07433, 0.06377, 0.06377, 0.003446, 0.003446, 0.07168, 0.07168, 0.01922, 0.01922, 0.1208, 0.1208, 0.211, 0.211, 0.08593, 0.08593, 0.002829, 0.002829, 0.2023, 0.2023, 0.01128, 0.01128, 0.06805, 0.06805, 0.1839, 0.1839, 0.08575, 0.08575, 0.113, 0.113, 0.0609, 0.0609, 0.05606, 0.05606, 0.2044, 0.2044, 0.04689, 0.04689, 0.1407, 0.1407, 0.1865, 0.1865, 0.1719, 0.1719, 0.1052, 0.1052, NaN, NaN, NaN, NaN], "yaxis": "y2"}], "layout": {"annotations": [{"font": {"size": 16}, "showarrow": false, "text": "Absolute Difference: |Empirical - Theoretical| Std (◀ = Left, ▶ = Right)", "x": 0.5, "xanchor": "center", "xref": "paper", "y": 1, "yanchor": "bottom", "yref": "paper"}, {"font": {"size": 16}, "showarrow": false, "text": "Relative Difference: |Empirical - Theoretical| / Theoretical (◀ = Left, ▶ = Right)", "x": 0.5, "xanchor": "center", "xref": "paper", "y": 0.44, "yanchor": "bottom", "yref": "paper"}], "height": 900, "hovermode": "x unified", "showlegend": false, "title": {"font": {"size": 16}, "text": "COHEN_D Standard Deviation: Empirical vs Theoretical Differences by Hemisphere"}, "width": 1400, "xaxis": {"anchor": "y", "domain": [0, 1], "showticklabels": false}, "xaxis2": {"anchor": "y2", "domain": [0, 1], "tickangle": -45, "tickfont": {"size": 9}, "title": {"text": "Brain Region"}}, "yaxis": {"anchor": "x", "domain": [0.56, 1], "exponentformat": "power", "title": {"text": "Absolute Difference"}, "type": "log"}, "yaxis2": {"anchor": "x2", "domain": [0, 0.44], "exponentformat": "power", "title": {"text": "Relative Difference"}, "type": "log"}}}
